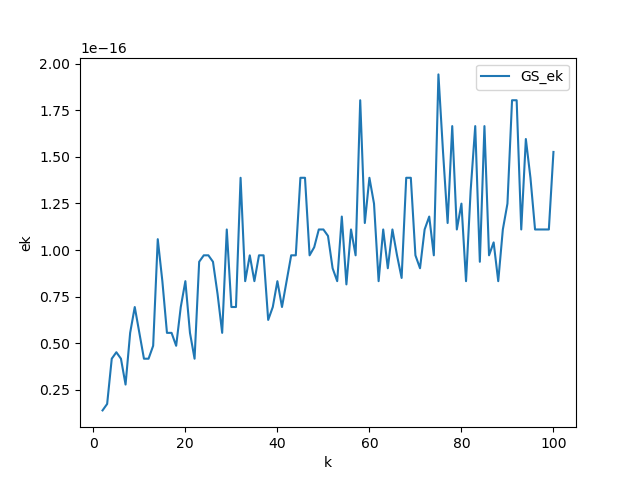

Write the Python code that produced this figure.
import numpy as np
import matplotlib.pyplot as plt
import scipy.io as sio

#读入数据
data=sio.loadmat("./MatrixA.mat")
data=data['A']
m,n=data.shape
#初始化QR矩阵的大小
Q=np.zeros((m,n))
R=np.zeros((n,n))
for k in range(n):
    a=data[:,k]
    for i in range(k):
        R[i,k]=np.dot(Q[:,i],a)
        a=a-R[i,k]*Q[:,i]
    #单位化
    R[k,k]=np.linalg.norm(a)
    Q[:,k]=a/R[k,k]

#判断Q矩阵是否正交,考虑到计算机存储偏差设置为1e-6
def is_orthogonal(Q, tolerance=1e-6):
    QTQ=Q.T @ Q
    clean_Q=QTQ
    clean_Q[np.abs(clean_Q) < tolerance] = 0
    I=np.eye(n)
    return np.allclose(clean_Q, I, atol=tolerance)
print("Q的正交性为：",is_orthogonal(Q))
    

#正交性偏差
ek=[]
for i in range(1,n):
    maxe=0
    for j in range(i):
        if maxe<abs(np.dot(Q[:,j],Q[:,i])):
            maxe=abs(np.dot(Q[:,j],Q[:,i]))
    ek.append(maxe)
k=range(2,n+1)
#可视化
plt.plot(k, ek, label='GS_ek')
plt.xlabel('k')
plt.ylabel('ek')
plt.legend()
plt.savefig('GS.png')
plt.show()
